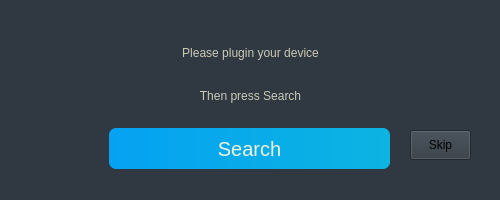
<?xml version="1.0" encoding="UTF-8"?>
<ui version="4.0">
 <class>DeviceFinder</class>
 <widget class="QMainWindow" name="DeviceFinder">
  <property name="geometry">
   <rect>
    <x>0</x>
    <y>0</y>
    <width>500</width>
    <height>200</height>
   </rect>
  </property>
  <property name="minimumSize">
   <size>
    <width>500</width>
    <height>200</height>
   </size>
  </property>
  <property name="maximumSize">
   <size>
    <width>500</width>
    <height>200</height>
   </size>
  </property>
  <property name="windowTitle">
   <string>SearchDevice</string>
  </property>
  <property name="styleSheet">
   <string notr="true">background-color:rgb(48, 56, 65);</string>
  </property>
  <widget class="QWidget" name="centralwidget">
   <widget class="QPushButton" name="searchdevice_btn">
    <property name="geometry">
     <rect>
      <x>109</x>
      <y>128</y>
      <width>281</width>
      <height>41</height>
     </rect>
    </property>
    <property name="styleSheet">
     <string notr="true">QPushButton{background-color:qlineargradient(spread:pad, x1:0, y1:0, x2:1, y2:0, stop:0 rgba(5, 162, 242,255), stop:1 rgba(12, 180, 225,255));border-radius:7px;padding:2px 4px;font: 9pt &quot;Microsoft YaHei UI&quot;;font-size:20px;color:rgb(242, 242, 222);}QPushButton:hover{background-color:qlineargradient(spread:pad, x1:0, y1:0, x2:1, y2:0, stop:0 rgba(15, 172, 252,255), stop:1 rgba(22, 190, 235,255));}QPushButton:pressed{background-color:qlineargradient(spread:pad, x1:0, y1:0, x2:1, y2:0, stop:0 rgba(0, 160, 205,125), stop:1 rgba(0, 142, 222,125));color:rgb(202, 202,182);}

</string>
    </property>
    <property name="text">
     <string>Search</string>
    </property>
   </widget>
   <widget class="QLabel" name="main_label">
    <property name="geometry">
     <rect>
      <x>40</x>
      <y>17</y>
      <width>421</width>
      <height>71</height>
     </rect>
    </property>
    <property name="styleSheet">
     <string notr="true">font:16pt &quot;Microsoft YaHei UI&quot;;color:rgb(202, 202,182);</string>
    </property>
    <property name="text">
     <string>Please plugin your device</string>
    </property>
    <property name="alignment">
     <set>Qt::AlignCenter</set>
    </property>
   </widget>
   <widget class="QLabel" name="sub_label">
    <property name="geometry">
     <rect>
      <x>110</x>
      <y>80</y>
      <width>281</width>
      <height>31</height>
     </rect>
    </property>
    <property name="styleSheet">
     <string notr="true">font:75 12pt &quot;Microsoft YaHei UI&quot;;color:rgb(202, 202,182);</string>
    </property>
    <property name="text">
     <string>Then press Search</string>
    </property>
    <property name="alignment">
     <set>Qt::AlignCenter</set>
    </property>
   </widget>
   <widget class="QPushButton" name="btn_skip">
    <property name="geometry">
     <rect>
      <x>410</x>
      <y>130</y>
      <width>61</width>
      <height>30</height>
     </rect>
    </property>
    <property name="text">
     <string>Skip</string>
    </property>
   </widget>
  </widget>
  <widget class="QStatusBar" name="statusbar"/>
 </widget>
 <resources/>
 <connections/>
</ui>
